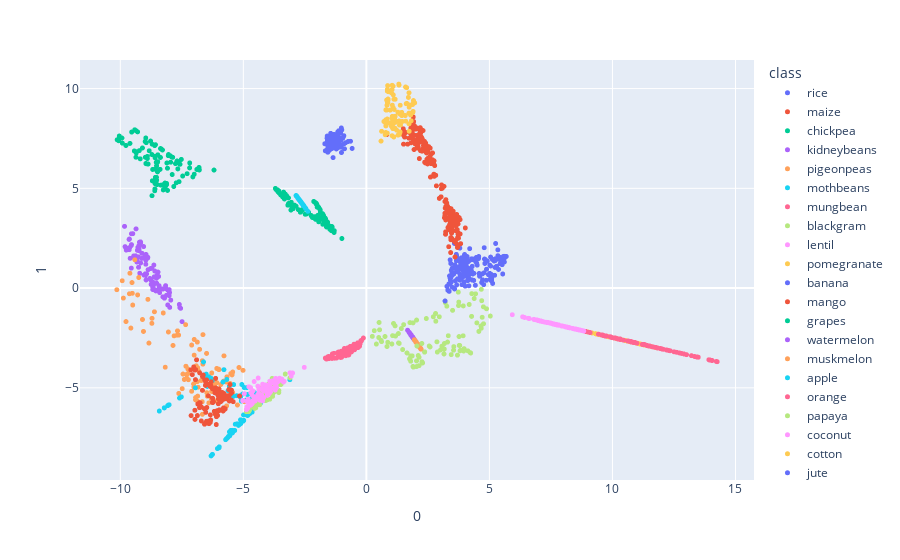

Write notebook code for a chart like this one.
### Markdown cell above
Isomap busca mantener las distancias geodesicas (distancia minima entre dos puntos en una superficie, una linea recta (como desenrrollar un papel))

Funciona estableciendo vecinos entre los valores del conjunto de datos y busca una representacion euclideana

estas distancias geodesicas entre los puntos van conformando un grafo y es un problema de distancia (dijkstra o bellman ford)

### Code cell
isomap_df = Isomap(n_neighbors=6, n_components=3)
isomap_df.fit(dataframe_escalado)
projections_isomap = isomap_df.transform(dataframe_escalado)
#scatter_3d
fig = px.scatter(
    projections_isomap, x=0, y=1, #z=2
    color=dataframe['label'], labels={'color': 'class'}
)
fig.update_traces(marker_size=5)
fig.show()
